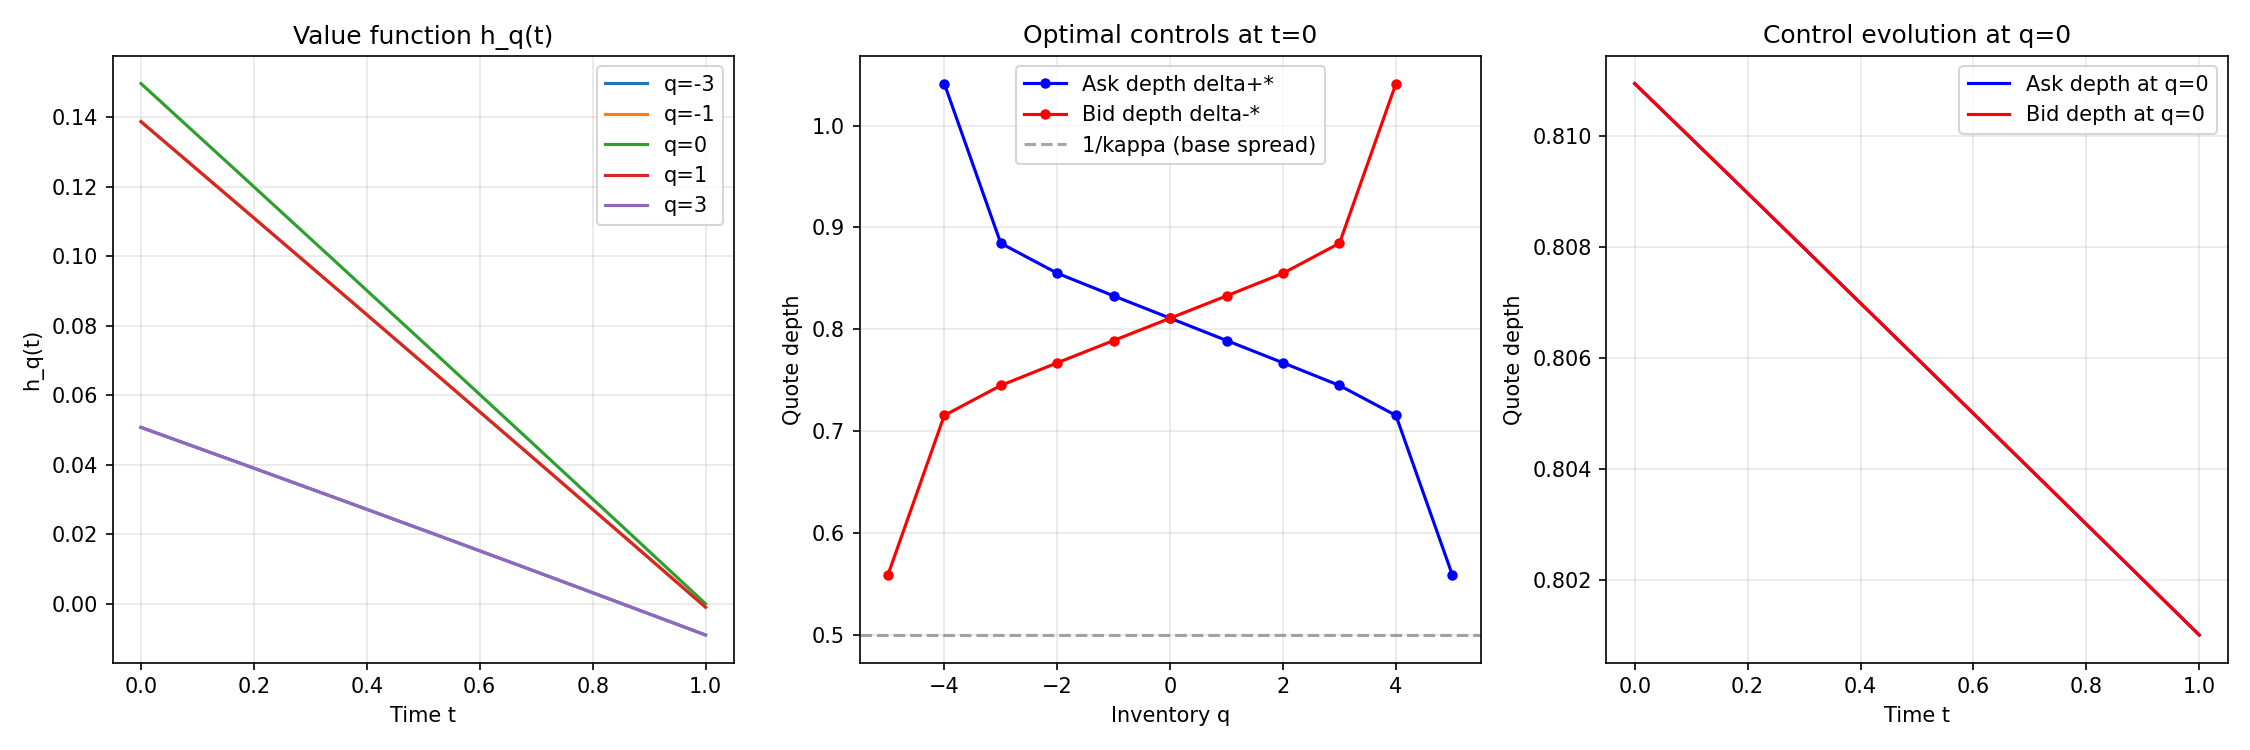

This chart was generated by the following Python code:
"""
optimal_control.py
------------------
Implements the semi-analytical solution for the adverse selection market making
optimal control derived in Section 3.1.3 of the dissertation.

Under symmetric fill decay kappa+ = kappa- = kappa, the nonlinear ODE system
for h_q(t) is linearised via the transformation w_q(t) = exp(kappa * h_q(t)),
yielding the linear system:

    d/dt w(t) = A w(t)

where A is a tridiagonal matrix. The solution is:

    w(t) = exp(A(t - T)) w(T)

The optimal controls are then:

    delta+*(t,q) = 1/kappa + epsilon+ + (1/kappa) * log(w_q(t) / w_{q-1}(t))
    delta-*(t,q) = 1/kappa + epsilon- + (1/kappa) * log(w_q(t) / w_{q+1}(t))

Reference: Section 3.1.3 of dissertation, Hamilton (1989), Cartea et al. (2015).

Run from repo root:
    python optimal_control.py
"""

import numpy as np
from scipy.linalg import expm
import matplotlib.pyplot as plt


# ------------------------------------------------------------------
# Parameters
# ------------------------------------------------------------------
KAPPA   = 2.0          # symmetric fill decay
LAMBDA  = 0.75         # symmetric arrival intensity (lambda+ = lambda-)
EPSILON = 0.3          # symmetric adverse selection jump (epsilon+ = epsilon-)
PHI     = 1e-5         # running inventory penalty
ALPHA   = 0.001        # terminal inventory penalty
T       = 1.0          # terminal time
Q_MAX   = 5            # inventory grid: q in {-Q_MAX, ..., Q_MAX}
N_T     = 200          # number of time steps


# ------------------------------------------------------------------
# Derived constants (from dissertation Section 3.1.3)
# ------------------------------------------------------------------
# d  = lambda+ * epsilon+ - lambda- * epsilon-  (= 0 in symmetric case)
# r+ = lambda+ * exp(-1 - kappa * epsilon+)
# r- = lambda- * exp(-1 - kappa * epsilon-)
d      = LAMBDA * EPSILON - LAMBDA * EPSILON   # = 0 (symmetric)
r_plus  = LAMBDA * np.exp(-1.0 - KAPPA * EPSILON)
r_minus = LAMBDA * np.exp(-1.0 - KAPPA * EPSILON)  # = r_plus (symmetric)

print(f"Parameters: kappa={KAPPA}, lambda={LAMBDA}, epsilon={EPSILON}")
print(f"Derived:    d={d:.6f}, r+={r_plus:.6f}, r-={r_minus:.6f}")
print(f"Grid:       Q_max={Q_MAX}, N_t={N_T}, T={T}")
print()


# ------------------------------------------------------------------
# Build tridiagonal matrix A
#
# Solved on a grid padded by 1 inventory level on each side, then the
# outermost level is discarded below. The reflecting boundary condition
# (A[0,1]=0, A[N-1,N-2]=0) decouples the boundary row's dynamics, which
# makes log(w) blow up in the single ask/bid quote that references that
# row directly -- everything else on the grid is smooth. Padding pushes
# that corrupted level outside the range we actually keep.
# ------------------------------------------------------------------
Q_MAX_SOLVE = Q_MAX + 1
N = 2 * Q_MAX_SOLVE + 1          # number of inventory levels (solve grid)
q_grid = np.arange(-Q_MAX_SOLVE, Q_MAX_SOLVE + 1, dtype=float)

A = np.zeros((N, N))

for i, q in enumerate(q_grid):
    # Diagonal: kappa * (phi * q^2 - q * d)
    A[i, i] = KAPPA * (PHI * q**2 - q * d)

    # Sub-diagonal (q-1 -> q): -r+
    if i > 0:
        A[i, i - 1] = -r_plus

    # Super-diagonal (q+1 -> q): -r-
    if i < N - 1:
        A[i, i + 1] = -r_minus

# Boundary treatment: suppress quotes at inventory limits
# At q = -Q_MAX_SOLVE: no ask quote (agent cannot decrease inventory further)
# At q = +Q_MAX_SOLVE: no bid quote (agent cannot increase inventory further)
A[0, 1]      = 0.0   # suppress r- term at lower boundary
A[N-1, N-2]  = 0.0   # suppress r+ term at upper boundary


# ------------------------------------------------------------------
# Terminal condition: w_q(T) = exp(kappa * h_q(T)) = exp(-kappa*alpha*q^2)
# ------------------------------------------------------------------
w_T = np.exp(-KAPPA * ALPHA * q_grid**2)


# ------------------------------------------------------------------
# Solution via matrix exponential: w(t) = exp(A(t-T)) w(T)
# ------------------------------------------------------------------
t_grid = np.linspace(0, T, N_T)

# Store w and h across time
W = np.zeros((N_T, N))   # w_q(t)
H = np.zeros((N_T, N))   # h_q(t) = (1/kappa) * log(w_q(t))

for n, t in enumerate(t_grid):
    W[n] = expm(A * (t - T)) @ w_T
    # Clamp to positive values before log (numerical safety)
    W[n] = np.maximum(W[n], 1e-300)
    H[n] = (1.0 / KAPPA) * np.log(W[n])

# Discard the boundary-corrupted outermost inventory level on each side,
# back down to the originally-requested Q_MAX range (see note above A[0,1]).
q_grid = q_grid[1:-1]
W      = W[:, 1:-1]
H      = H[:, 1:-1]


# ------------------------------------------------------------------
# Optimal controls
# ------------------------------------------------------------------
# delta+*(t,q) = 1/kappa + epsilon + (1/kappa)*log(w_q / w_{q-1})
# delta-*(t,q) = 1/kappa + epsilon + (1/kappa)*log(w_q / w_{q+1})
# Defined for interior inventory levels only

# Shape: (N_T, 2*Q_MAX) -- ask depth for q in {-Q_MAX+1, ..., Q_MAX}
delta_ask = (1.0/KAPPA) + EPSILON + (1.0/KAPPA) * np.log(W[:, 1:] / W[:, :-1])

# Shape: (N_T, 2*Q_MAX) -- bid depth for q in {-Q_MAX, ..., Q_MAX-1}
delta_bid = (1.0/KAPPA) + EPSILON + (1.0/KAPPA) * np.log(W[:, :-1] / W[:, 1:])

q_ask_grid = q_grid[1:]    # q values for ask quotes
q_bid_grid = q_grid[:-1]   # q values for bid quotes


# ------------------------------------------------------------------
# Sanity checks
# ------------------------------------------------------------------
print("Sanity checks:")

# 1. Terminal condition: h_q(T) = -alpha * q^2
h_T_computed = H[-1]
h_T_expected = -ALPHA * q_grid**2
max_err = np.max(np.abs(h_T_computed - h_T_expected))
print(f"  Terminal condition max error: {max_err:.2e}  (should be ~0)")

# 2. Symmetry: delta+*(t, q) = delta-*(t, -q) in symmetric case
# Ask at q=1 should equal bid at q=-1, etc.
t_mid_idx = N_T // 2
ask_at_q1  = delta_ask[t_mid_idx, Q_MAX]      # q=1
bid_at_qm1 = delta_bid[t_mid_idx, Q_MAX - 1]  # q=-1
print(f"  Symmetry check at t=T/2: delta+(q=1)={ask_at_q1:.4f}, delta-(q=-1)={bid_at_qm1:.4f}  (should match)")

# 3. Controls should be positive
min_ask = delta_ask.min()
min_bid = delta_bid.min()
print(f"  Min ask depth: {min_ask:.4f}  (should be >= 0)")
print(f"  Min bid depth: {min_bid:.4f}  (should be >= 0)")
print()


# ------------------------------------------------------------------
# Plots
# ------------------------------------------------------------------
fig, axes = plt.subplots(1, 3, figsize=(15, 5))

# Plot 1: h_q(t) across time for selected inventory levels
ax = axes[0]
for q_val in [-3, -1, 0, 1, 3]:
    idx = q_val + Q_MAX
    ax.plot(t_grid, H[:, idx], label=f'q={q_val}')
ax.set_xlabel('Time t')
ax.set_ylabel('h_q(t)')
ax.set_title('Value function h_q(t)')
ax.legend()
ax.grid(True, alpha=0.3)

# Plot 2: Optimal ask and bid depths at t=0 across inventory
ax = axes[1]
ax.plot(q_ask_grid, delta_ask[0, :], 'b-o', markersize=4, label='Ask depth delta+*')
ax.plot(q_bid_grid, delta_bid[0, :], 'r-o', markersize=4, label='Bid depth delta-*')
ax.axhline(1.0/KAPPA, color='grey', linestyle='--', alpha=0.7, label='1/kappa (base spread)')
ax.set_xlabel('Inventory q')
ax.set_ylabel('Quote depth')
ax.set_title('Optimal controls at t=0')
ax.legend()
ax.grid(True, alpha=0.3)

# Plot 3: Evolution of ask depth at q=0 across time
ax = axes[2]
# ask at q=0 corresponds to index Q_MAX in delta_ask (q_ask_grid[Q_MAX-1] = 0)
ask_q0_idx = np.where(q_ask_grid == 0)[0]
bid_q0_idx = np.where(q_bid_grid == 0)[0]
if len(ask_q0_idx) > 0:
    ax.plot(t_grid, delta_ask[:, ask_q0_idx[0]], 'b-', label='Ask depth at q=0')
if len(bid_q0_idx) > 0:
    ax.plot(t_grid, delta_bid[:, bid_q0_idx[0]], 'r-', label='Bid depth at q=0')
ax.set_xlabel('Time t')
ax.set_ylabel('Quote depth')
ax.set_title('Control evolution at q=0')
ax.legend()
ax.grid(True, alpha=0.3)

plt.tight_layout()
import os as _os; from datetime import datetime as _dt; plt.savefig(_os.path.join(r'C:\Users\conor\OneDrive\Documents\Edinburgh master\Dissertation\Python\Regime-Aware-Reinforcement-Learning\images', f'optimal_control_{_dt.now().strftime("%H%M%S")}.png'), dpi=150)
print("Plot saved to optimal_control.png")


# ------------------------------------------------------------------
# Print control table at t=0
# ------------------------------------------------------------------
print("\nOptimal controls at t=0:")
print(f"{'q':>6} {'delta+*':>12} {'delta-*':>12}")
print("-" * 32)
for i, q_val in enumerate(q_ask_grid):
    q_int = int(q_val)
    ask = delta_ask[0, i]
    bid = delta_bid[0, i]
    print(f"{q_int:>6} {ask:>12.4f} {bid:>12.4f}")
